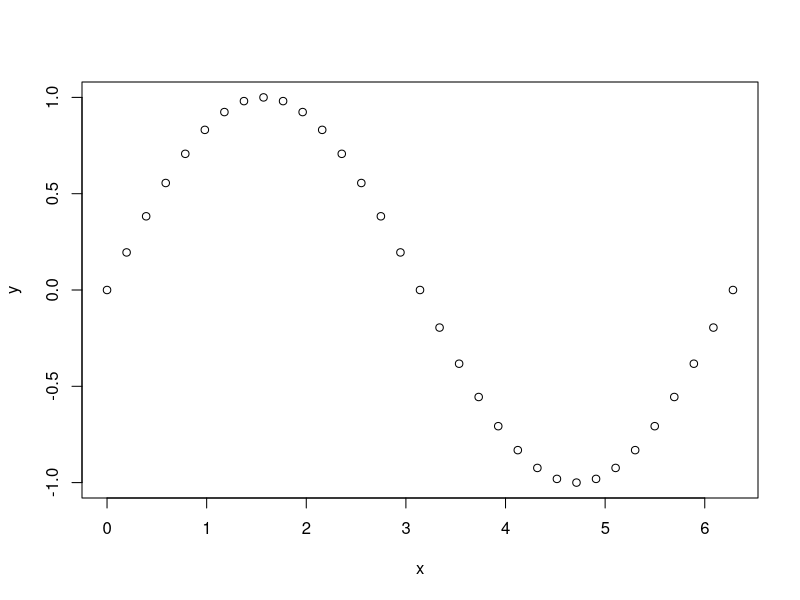
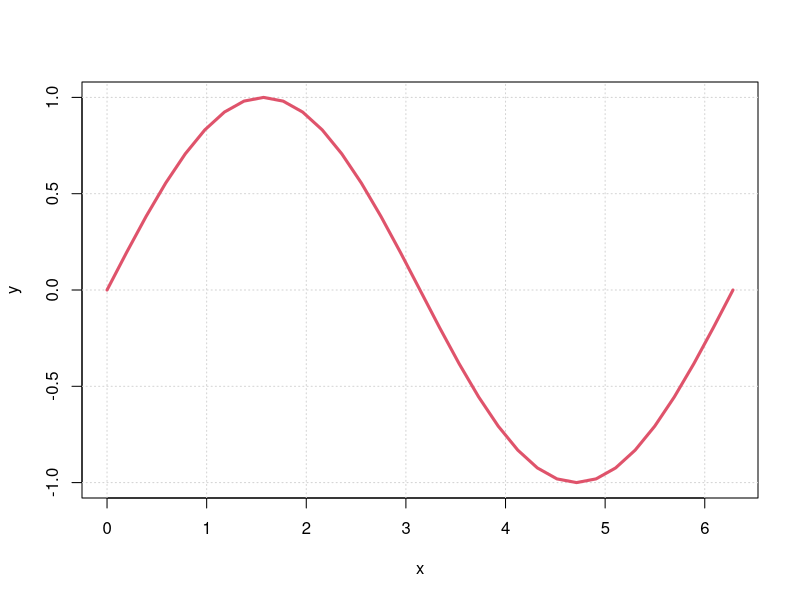
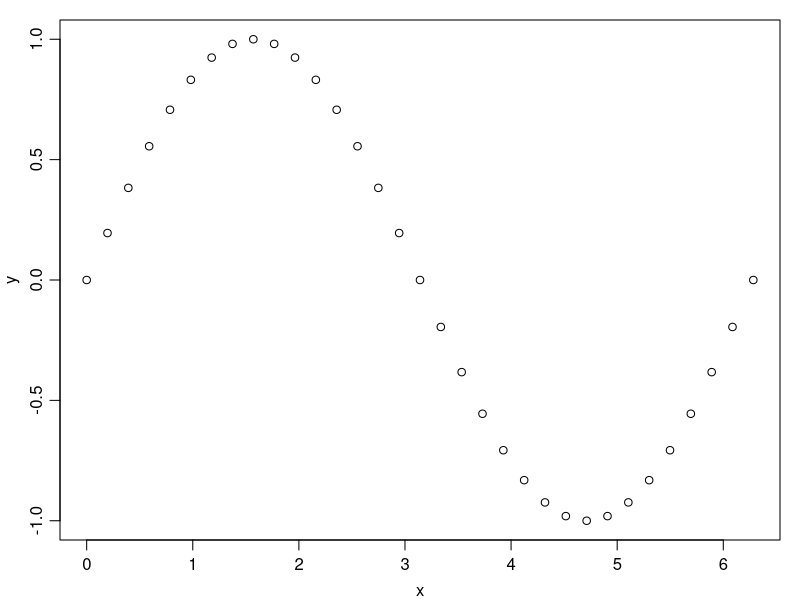
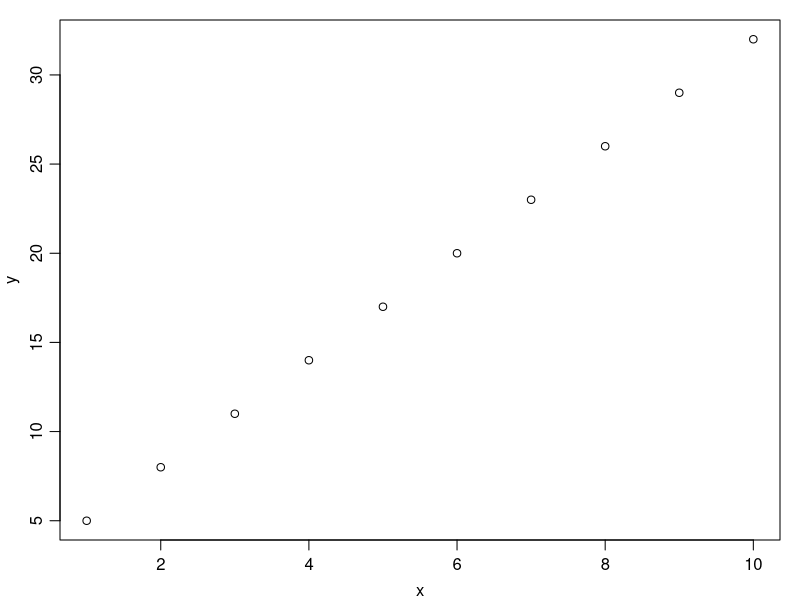
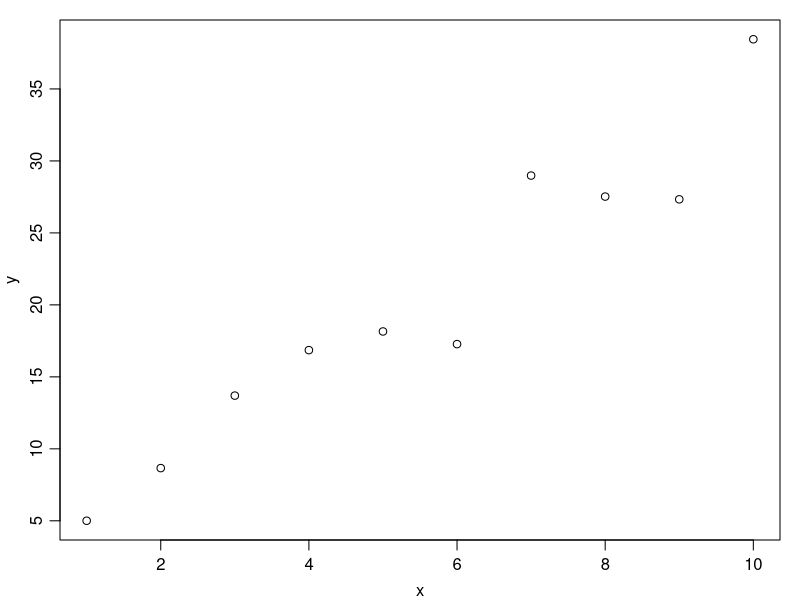
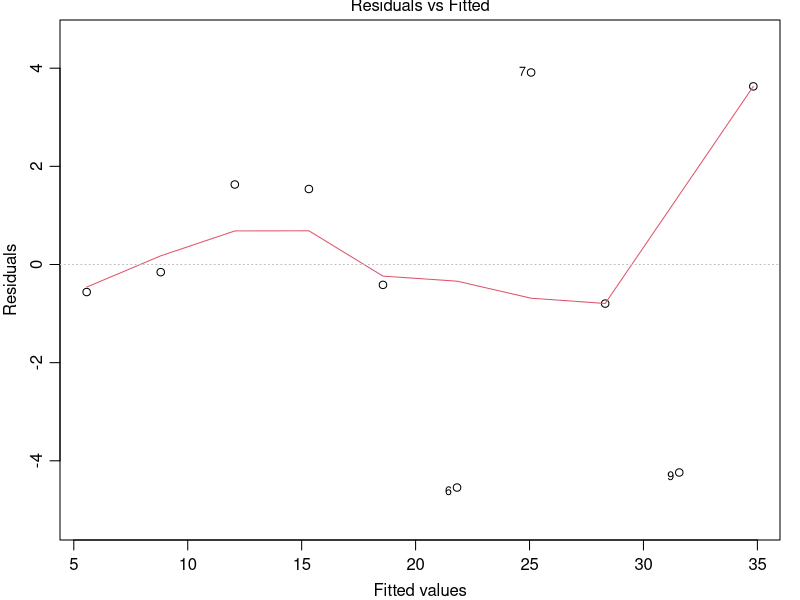
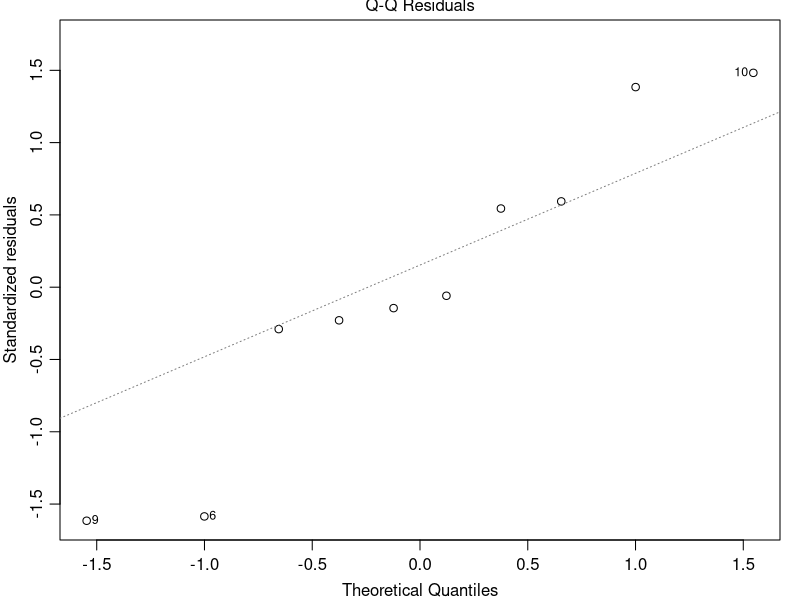
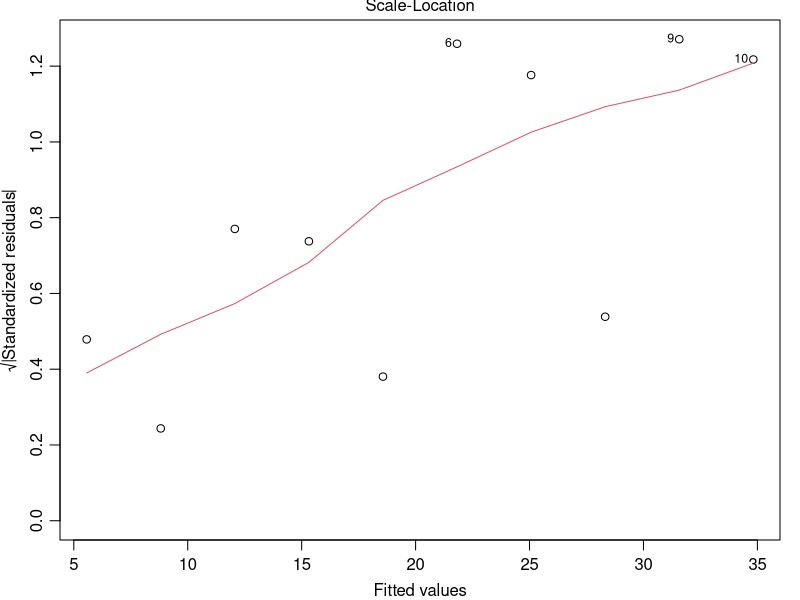

Reproduce these figures in R, in order. (Note: this script raises an error after producing the figures.)
## ---- chunk 1
x <- c(1,3,5) #By value
## ---- chunk 2
x
## ---- chunk 3
x <- 1:100 #By range
## ---- chunk 4
x
## ---- chunk 5
x <- seq(0,2*pi, pi/16) #By sequence
## ---- chunk 6
x
## ---- chunk 7
x <- seq(0,2*pi, pi/16) #Assign x
y <- sin(x) #Assign y based on some value x
plot(x,y) 
## ---- chunk 8
plot(x,y, type="l")
grid()
lines(x,y,col=2, lwd=3)
## ---- chunk 9
par(mar=c(3,3,1,1)) #A numerical vector of the form c(bottom, left, top, right)
## ---- chunk 10
par(mgp=c(2,0.7,0)) #The margin line (in mex units) for the axis title, axis labels and axis line.
## ---- chunk 11
par(mgp=c(2,0.7,0), mar=c(3,3,1,1)) #Ensure to call 'par()' before 'plot()'
plot(x,y)
## ---- chunk 12
#Generate some data 
x <- 1:10 
y <- 2+3*x
## ---- chunk 13
plot(x,y)
## ---- chunk 14
noise <- rnorm(x, mean=0,sd=3)
y <- y+noise
## ---- chunk 15
plot(x,y)
## ---- chunk 16
m <- lm(y~x) #Store the linear model output in variable 'm'
## ---- chunk 17
m #Call and Coefficients
summary(m) #Detailed summary
## ---- chunk 18
plot(m)
## ---- chunk 19
confint(m, level=0.95)
## ---- chunk 20
coef(m)[1] #Intercept
coef(m)[2] #Slope

coef(m) #Intercept and slope
## ---- chunk 21
plot(x,y)
grid() #Add a grid
mtext(paste("model:" ,round(coef(m)[1],2), "+", round(coef(m)[2],2), "*x")) #Paste the model coefficients onto the plot
abline(m) #Add the regression line onto the plot 
lines(predict(m), lty=2, lwd=3) #Add prediction based on regression
## ---- chunk 22
x <- seq(0,10,length.out=50)
A <- 1
B <- 5
y <- A*x*exp(-x/B)
## ---- chunk 23
plot(x,y)
## ---- chunk 24
nls(y~A*x*exp(-x/B))
## ---- chunk 25
nls(y~A*x*exp(-x/B), start=list(A=1.035,B=4.834))
## ---- chunk 26
nls(y~A*x*exp(-x/B), start=list(A=1,B=40))
## ---- chunk 27
y <- y+rnorm(x,sd=0.05) #add noise to the data
mnonlinear  <- nls(y~A*x*exp(-x/B), start=list(A=1,B=4))
## ---- chunk 28
mnonlinear #Call and Coefficients
summary(mnonlinear) #Detailed summary
## ---- chunk 29
coef(mnonlinear)[1] #coefficient 1
coef(mnonlinear)[2] #coefficient 2

coef(mnonlinear) #Both coefficients
## ---- chunk 30
confint(mnonlinear, level=0.95)
## ---- chunk 31
RSS.p <- sum(residuals(mnonlinear)^2)
## ---- chunk 32
(TSS <- sum((y - mean(y))^2))  
## ---- chunk 33
1 - (RSS.p/TSS)  
## ---- chunk 34
mean(resid(mnonlinear))
## ---- chunk 35
plot(mnonlinear$m$fitted(),mnonlinear$m$resid())
## ---- chunk 36
plot(x,y)
grid() #Add a grid
mtext(paste("model:" ,round(coef(mnonlinear)[1],2), "*x", "*exp(-x/", round(coef(mnonlinear)[2],2), ")")) #Paste the model coefficients onto the plot

s <- seq(from = min(x), to= max(x), length = length(x))
lines(s, predict(mnonlinear, list(x = s)), lty=3, lwd=2) #Add prediction based on regression 
